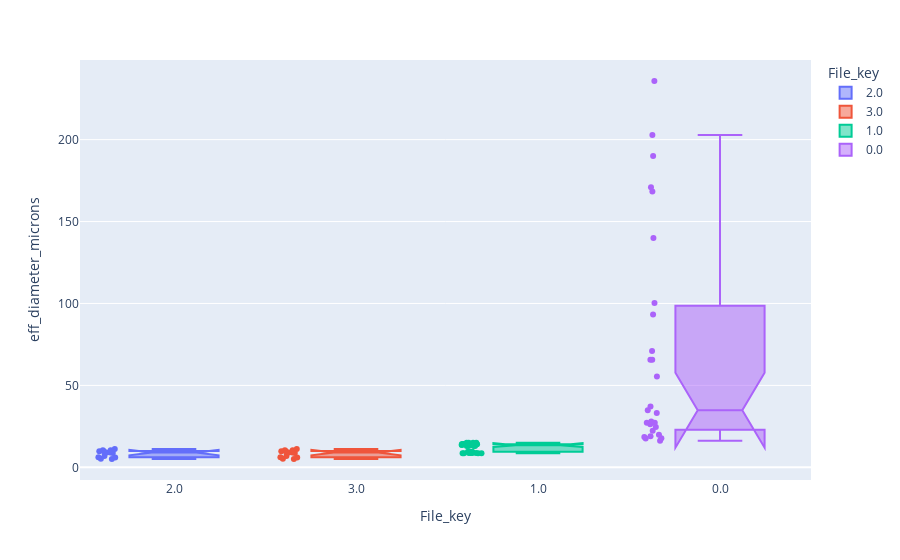

Write notebook code for a chart like this one.
### Markdown cell above
https://en.wikipedia.org/wiki/Box_plot#Variations

### Code cell
fig3 = px.box(filtered_data, 
              y="eff_diameter_microns", x="File_key",
              # emphasize median differences
              notched=True,
              # style
              color ="File_key",hover_name="Particle_number",
              points="all"
              )
fig3.show()

### Figure 1 — Plotly figure (JSON) as saved in the notebook; plotly's stock layout.template omitted (floating-point values rounded to 4 significant figures)
{"data": [{"alignmentgroup": "True", "boxpoints": "all", "hovertemplate": "<b>%{hovertext}</b><br><br>File_key=%{x}<br>eff_diameter_microns=%{y}<extra></extra>", "hovertext": [1, 3, 6, 8, 9, 19, 22, 23, 30, 31, 33, 36, 38], "legendgroup": "2.0", "marker": {"color": "#636efa"}, "name": "2.0", "notched": true, "offsetgroup": "2.0", "orientation": "v", "showlegend": true, "type": "box", "x": ["2.0", "2.0", "2.0", "2.0", "2.0", "2.0", "2.0", "2.0", "2.0", "2.0", "2.0", "2.0", "2.0"], "x0": " ", "xaxis": "x", "y": [5.103, 5.22, 6.078, 6.226, 6.873, 8.804, 9.008, 9.109, 9.782, 9.843, 10.38, 10.38, 11.22], "y0": " ", "yaxis": "y"}, {"alignmentgroup": "True", "boxpoints": "all", "hovertemplate": "<b>%{hovertext}</b><br><br>File_key=%{x}<br>eff_diameter_microns=%{y}<extra></extra>", "hovertext": [2, 4, 5, 7, 10, 20, 21, 24, 29, 32, 34, 35, 37], "legendgroup": "3.0", "marker": {"color": "#EF553B"}, "name": "3.0", "notched": true, "offsetgroup": "3.0", "orientation": "v", "showlegend": true, "type": "box", "x": ["3.0", "3.0", "3.0", "3.0", "3.0", "3.0", "3.0", "3.0", "3.0", "3.0", "3.0", "3.0", "3.0"], "x0": " ", "xaxis": "x", "y": [5.103, 5.22, 6.078, 6.226, 6.873, 8.804, 9.008, 9.109, 9.782, 9.843, 10.38, 10.38, 11.22], "y0": " ", "yaxis": "y"}, {"alignmentgroup": "True", "boxpoints": "all", "hovertemplate": "<b>%{hovertext}</b><br><br>File_key=%{x}<br>eff_diameter_microns=%{y}<extra></extra>", "hovertext": [11, 12, 13, 14, 15, 16, 17, 18, 25, 26, 27, 28, 39, 40, 41, 42, 43, 44, 45, 46, 47, 48, 49, 50, 51, 52, 53, 54, 55, 56, 57, 58, 59, 60, 61, 62], "legendgroup": "1.0", "marker": {"color": "#00cc96"}, "name": "1.0", "notched": true, "offsetgroup": "1.0", "orientation": "v", "showlegend": true, "type": "box", "x": ["1.0", "1.0", "1.0", "1.0", "1.0", "1.0", "1.0", "1.0", "1.0", "1.0", "1.0", "1.0", "1.0", "1.0", "1.0", "1.0", "1.0", "1.0", "1.0", "1.0", "1.0", "1.0", "1.0", "1.0", "1.0", "1.0", "1.0", "1.0", "1.0", "1.0", "1.0", "1.0", "1.0", "1.0", "1.0", "1.0"], "x0": " ", "xaxis": "x", "y": [8.667, 8.667, 8.667, 8.667, 8.74, 8.74, 8.74, 8.74, 9.575, 9.575, 9.575, 9.575, 13.06, 13.06, 13.06, 13.06, 13.63, 13.63, 13.63, 13.63, 13.77, 13.77, 13.77, 13.77, 14.14, 14.14, 14.14, 14.14, 14.27, 14.27, 14.27, 14.27, 15.01, 15.01, 15.01, 15.01], "y0": " ", "yaxis": "y"}, {"alignmentgroup": "True", "boxpoints": "all", "hovertemplate": "<b>%{hovertext}</b><br><br>File_key=%{x}<br>eff_diameter_microns=%{y}<extra></extra>", "hovertext": [63, 64, 65, 66, 67, 68, 69, 70, 71, 72, 73, 74, 75, 76, 77, 78, 79, 80, 81, 82, 83, 84, 85, 86, 87, 88, 89], "legendgroup": "0.0", "marker": {"color": "#ab63fa"}, "name": "0.0", "notched": true, "offsetgroup": "0.0", "orientation": "v", "showlegend": true, "type": "box", "x": ["0.0", "0.0", "0.0", "0.0", "0.0", "0.0", "0.0", "0.0", "0.0", "0.0", "0.0", "0.0", "0.0", "0.0", "0.0", "0.0", "0.0", "0.0", "0.0", "0.0", "0.0", "0.0", "0.0", "0.0", "0.0", "0.0", "0.0"], "x0": " ", "xaxis": "x", "y": [16.31, 17.59, 17.77, 18.58, 18.98, 19.93, 22.28, 24.67, 26.37, 27.17, 27.22, 27.96, 33.17, 34.89, 37.15, 55.43, 65.71, 65.73, 70.94, 93.25, 100.3, 139.9, 168.4, 171.0, 190.0, 202.8, 235.8], "y0": " ", "yaxis": "y"}], "layout": {"boxmode": "overlay", "legend": {"title": {"text": "File_key"}, "tracegroupgap": 0}, "margin": {"t": 60}, "xaxis": {"anchor": "y", "categoryarray": ["2.0", "3.0", "1.0", "0.0"], "categoryorder": "array", "domain": [0, 1], "title": {"text": "File_key"}}, "yaxis": {"anchor": "x", "domain": [0, 1], "title": {"text": "eff_diameter_microns"}}}}
